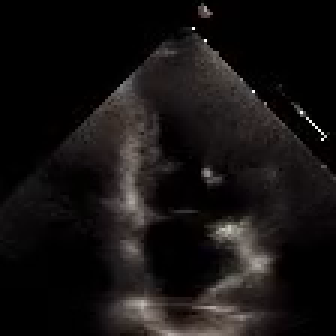
#> input picture frame 2 of Labs/02/Task 03/data/sample_echo.mp4, 112 x 112 px (shown 3 times larger)
$ jupyter execute Task03.ipynb
#> lines starting #> are read from the running program, lines starting #| are printed output that depends on the picture
#> further down, frame is the input picture: shape (112, 112, 3); mean B, G, R 18, 18.5, 21.3
# Task 3: Real-Time Echocardiogram Video Analysis

**Goal:** Build a real-time OpenCV pipeline that reads an ultrasound
(.mp4) video frame by frame, applies mathematical enhancements to combat
murky/low-contrast/noisy footage, and displays the corrected feed live
alongside the raw feed.

Pipeline per frame: Histogram Equalization -> Color Mapping (JET) ->
Color Balance -> Log Transform -> Power-Law (Gamma) Transform ->
side-by-side monitoring array.

> **Note on `cv2.imshow` in notebooks/headless environments:** `cv2.imshow()`
> opens a native OS window and requires a display + a running local Python
> process (not a headless server/CI/cloud notebook). The code below is
> written exactly as it should run **locally** (uncomment the `imshow` /
> `waitKey` lines). For this notebook environment (no display attached) we
> additionally save the monitoring array frames to `output/` and compile a
> preview video, so the pipeline can still be verified end-to-end without a
> GUI.

[cell 1]
import cv2
import numpy as np
import os

os.makedirs('output', exist_ok=True)
SHOW_WINDOW = False  # set True when running locally with a display attached

## 1. Video Capture Setup
Initialize `cv2.VideoCapture()` to read from the provided ultrasound `.mp4`
file (not a webcam).

[cell 2]
VIDEO_PATH = 'data/sample_echo.mp4'
cap = cv2.VideoCapture(VIDEO_PATH)

if not cap.isOpened():
    raise IOError(f'Could not open video: {VIDEO_PATH}')

fps = cap.get(cv2.CAP_PROP_FPS)
frame_count = int(cap.get(cv2.CAP_PROP_FRAME_COUNT))
width = int(cap.get(cv2.CAP_PROP_FRAME_WIDTH))
height = int(cap.get(cv2.CAP_PROP_FRAME_HEIGHT))
print(f'FPS: {fps} | Frames: {frame_count} | Size: {width}x{height}')

## 2. Per-Frame Enhancement Function
Combines all required mathematical operations into one pipeline step.

[cell 3]
def enhance_frame(gray_frame):
    # 1. Histogram Equalization - combat murky ultrasound contrast
    eq = cv2.equalizeHist(gray_frame)
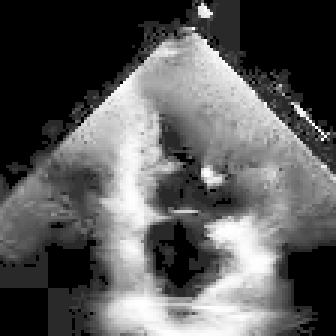
#> eq: shape (112, 112) (shown 3 times larger); min 0, max 255, mean 89.8

    # 2. Color Mapping - highlight blood flow intensities
    colored = cv2.applyColorMap(eq, cv2.COLORMAP_JET)
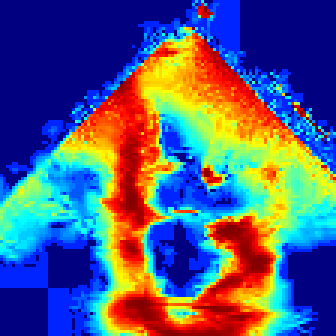
#> colored: shape (112, 112, 3) (shown 3 times larger); mean B, G, R 126.4, 91.3, 82.5

    # 3. Color Balance adjustment
    balanced = colored.astype(np.float32)
    for c in range(3):
        mean = balanced[:, :, c].mean()
        balanced[:, :, c] += (128 - mean) * 0.3
#> this loop made 3 passes
#> mean on passes 1 to 3: 126.4, 91.3, 82.46
    balanced = np.clip(balanced, 0, 255).astype(np.uint8)

    # 4. Logarithmic transformation - reveal darkest heart-chamber regions
    bf = balanced.astype(np.float32)
    c_log = 255 / np.log(1 + bf.max())
#> c_log = 45.99
    log_img = c_log * np.log(1 + bf)
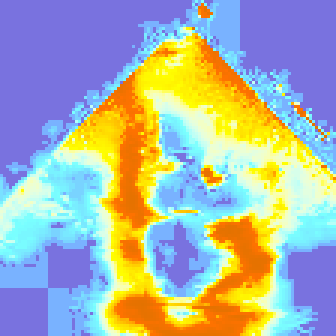
#> log_img: shape (112, 112, 3) float32 (shown 3 times larger); mean B, G, R 171.4, 179.7, 171.6
    log_img = np.clip(log_img, 0, 255).astype(np.uint8)

    # 5. Power-law (gamma) transformation - suppress blinding backscatter noise
    GAMMA = 1.4  # gamma > 1 darkens/suppresses bright noise spikes
    norm = log_img.astype(np.float32) / 255.0
    gamma_img = np.power(norm, GAMMA) * 255.0
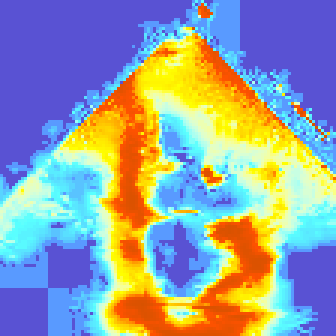
#> gamma_img: shape (112, 112, 3) float32 (shown 3 times larger); mean B, G, R 165.1, 160.8, 151.1
    gamma_img = np.clip(gamma_img, 0, 255).astype(np.uint8)

    return gamma_img

## 3. Real-Time Video Processing Loop + Monitoring Array
Extract frames continuously, enhance each one, and concatenate raw + enhanced
side by side. Locally this is displayed live with `cv2.imshow()`; here we
also persist a handful of preview frames and an output video.

[cell 4]
out_writer = None
preview_saved = 0
frame_idx = 0
SAVE_EVERY = 10        # save a still every N frames for the README/report
MAX_STILLS = 6

while True:
    ret, frame = cap.read()
    if not ret:
        break

    gray = cv2.cvtColor(frame, cv2.COLOR_BGR2GRAY) if frame.ndim == 3 else frame
    enhanced = enhance_frame(gray)

    raw_bgr = cv2.cvtColor(gray, cv2.COLOR_GRAY2BGR)
    monitoring_array = np.hstack([raw_bgr, enhanced])
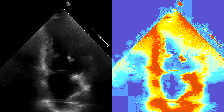
#> monitoring_array: shape (112, 224, 3); mean B, G, R 92, 89.8, 84.9

    if out_writer is None:
        h, w = monitoring_array.shape[:2]
#> h = 112; w = 224
        fourcc = cv2.VideoWriter_fourcc(*'mp4v')
        out_writer = cv2.VideoWriter('output/monitoring_array.mp4', fourcc, fps, (w, h))
    out_writer.write(monitoring_array)

    if frame_idx % SAVE_EVERY == 0 and preview_saved < MAX_STILLS:
        cv2.imwrite(f'output/frame_{frame_idx:04d}.png', monitoring_array)
        preview_saved += 1

    # --- Local, GUI-attached execution ---
    if SHOW_WINDOW:
        cv2.imshow('Raw (left) vs Enhanced (right)', monitoring_array)
        if cv2.waitKey(1) & 0xFF == ord('q'):
            break

    frame_idx += 1

cap.release()
if out_writer is not None:
    out_writer.release()
if SHOW_WINDOW:
    cv2.destroyAllWindows()

print(f'Processed {frame_idx} frames. Saved {preview_saved} preview stills and output/monitoring_array.mp4')

$ run again, starting later in the video
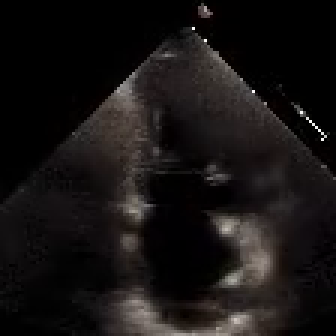
#> input picture frame 13 of Labs/02/Task 03/data/sample_echo.mp4, 112 x 112 px (shown 3 times larger)
#> frame is the input picture: shape (112, 112, 3); mean B, G, R 19, 19.4, 22.5
#> in enhance_frame, `colored = cv2.applyColorMap(eq, cv2.COLORMAP_JET)`:
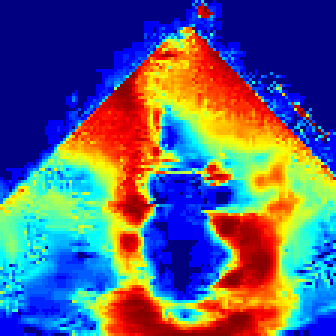
#> colored: shape (112, 112, 3) (shown 3 times larger); mean B, G, R 125.1, 95.6, 90
#> the loop in enhance_frame, `for c in range(3):` made 3 passes
#> mean on passes 1 to 3: 125.1, 95.57, 89.99
#> c_log = 45.99
#> `monitoring_array = np.hstack([raw_bgr, enhanced])`:
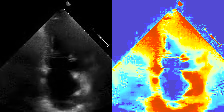
#> monitoring_array: shape (112, 224, 3); mean B, G, R 90.3, 88.3, 86.2

$ run again, starting later in the video
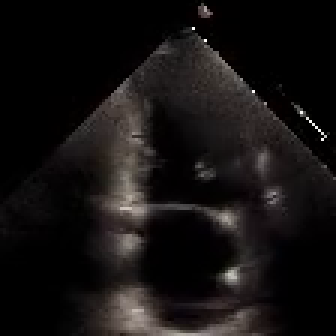
#> input picture frame 23 of Labs/02/Task 03/data/sample_echo.mp4, 112 x 112 px (shown 3 times larger)
#> frame is the input picture: shape (112, 112, 3); mean B, G, R 17.7, 18, 20.8
#> in enhance_frame, `colored = cv2.applyColorMap(eq, cv2.COLORMAP_JET)`:
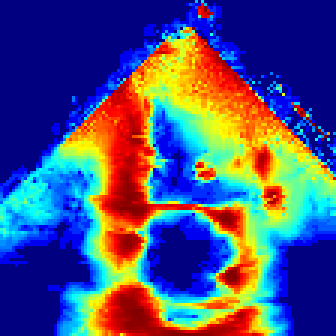
#> colored: shape (112, 112, 3) (shown 3 times larger); mean B, G, R 125.6, 81.5, 75.9
#> the loop in enhance_frame, `for c in range(3):` made 3 passes
#> mean on passes 1 to 3: 125.6, 81.47, 75.91
#> c_log = 45.99
#> `monitoring_array = np.hstack([raw_bgr, enhanced])`:
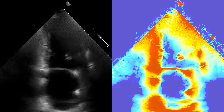
#> monitoring_array: shape (112, 224, 3); mean B, G, R 93.3, 86, 84.5
